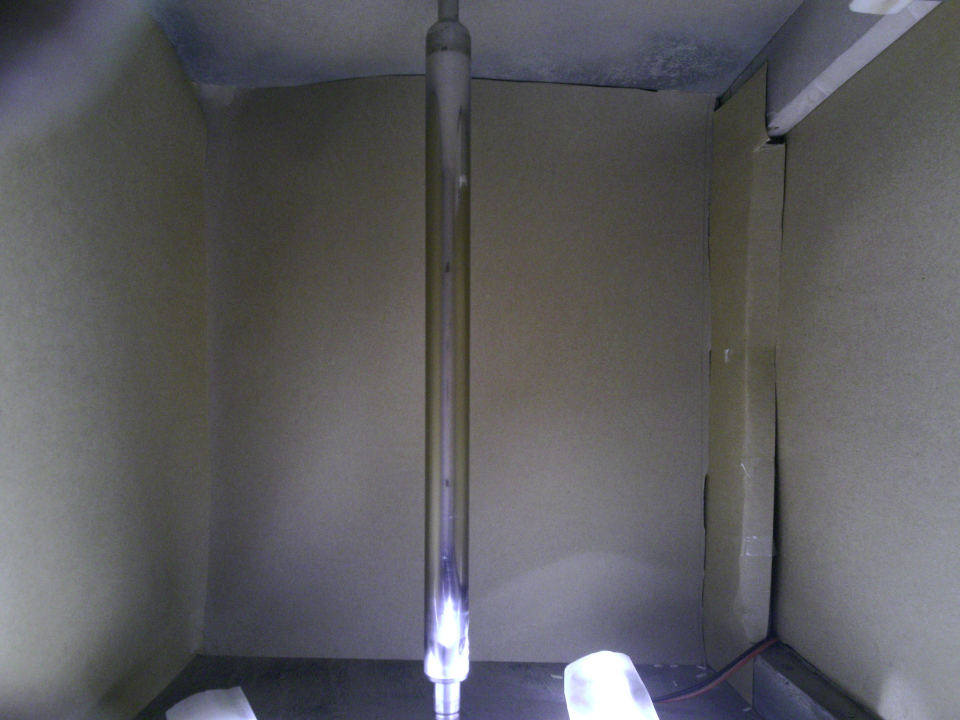
#> input picture test_img.jpg, 3840 x 2880 px (shown at 1/4 size)
$ python -i diameter_page.py   (imports and definitions only)   (older library calls are emulated)
#> lines starting #> are read from the running program, lines starting #| are printed output that depends on the picture; after the words box and inside, x2 and y2 are one past the last pixel; in counts of white or black regions, pixels touching at a corner belong together
#> in process_image, image is the input picture: shape (2880, 3840, 3); mean B, G, R 95.2, 92, 92.2
import os
import cv2
import numpy as np
from PIL import Image
import streamlit as st
import matplotlib.pyplot as plt
import base64

# Ensure this is the first Streamlit command
# [1 line not run here, left out]

def gamma_correction(image, gamma):
#> called with gamma = 0.77
    gamma_corrected_image = np.power(image / 255.0, gamma)
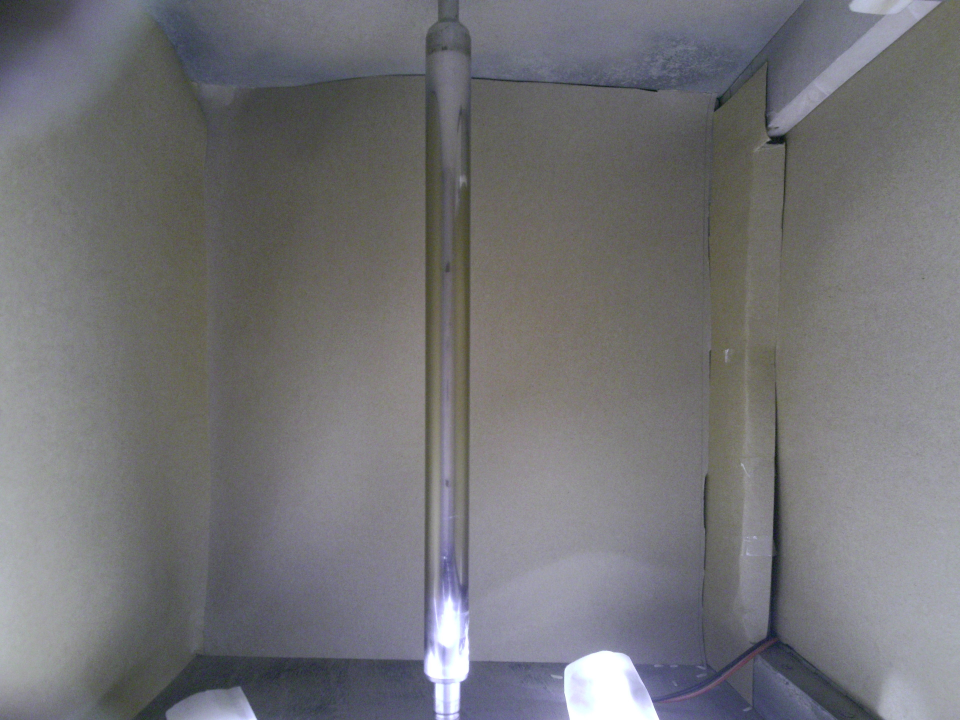
#> gamma_corrected_image: shape (2880, 3840, 3) float64 (shown at 1/4 size); mean B, G, R 0.463, 0.452, 0.453
    gamma_corrected_image = np.uint8(gamma_corrected_image * 255)
    return gamma_corrected_image

def resize_image(image, size=(1600, 1200)):
#> called with size = (1600, 1200)
    pil_image = Image.fromarray(cv2.cvtColor(image, cv2.COLOR_BGR2RGB))
    resized_image = pil_image.resize(size)
    return cv2.cvtColor(np.array(resized_image), cv2.COLOR_RGB2BGR)

def crop_image(image, crop_box=(500, 150, 1050, 1050)):
#> called with crop_box = (500, 150, 1050, 1050)
    pil_image = Image.fromarray(cv2.cvtColor(image, cv2.COLOR_BGR2RGB))
    cropped_image = pil_image.crop(crop_box)
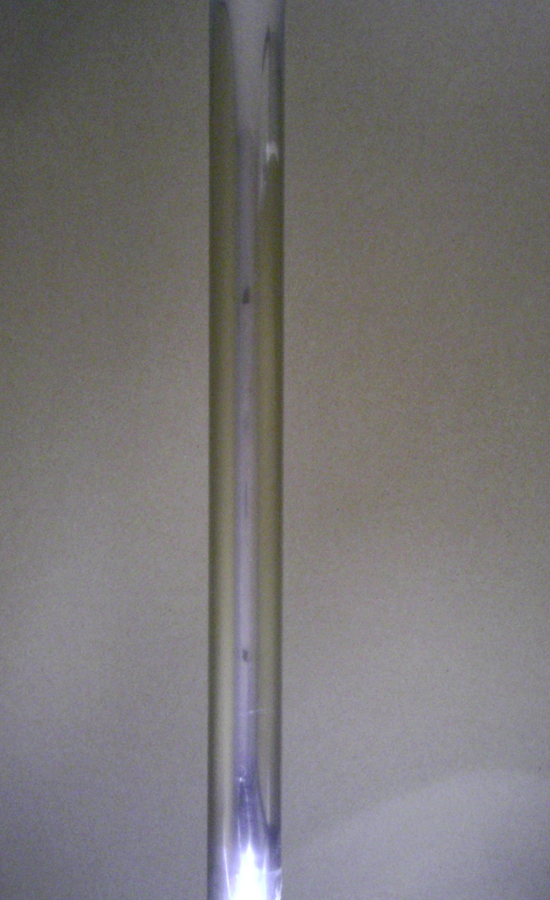
#> cropped_image: PIL image 550x900 RGB; mean R, G, B 119.5, 116.9, 117.4
    return cv2.cvtColor(np.array(cropped_image), cv2.COLOR_RGB2BGR)
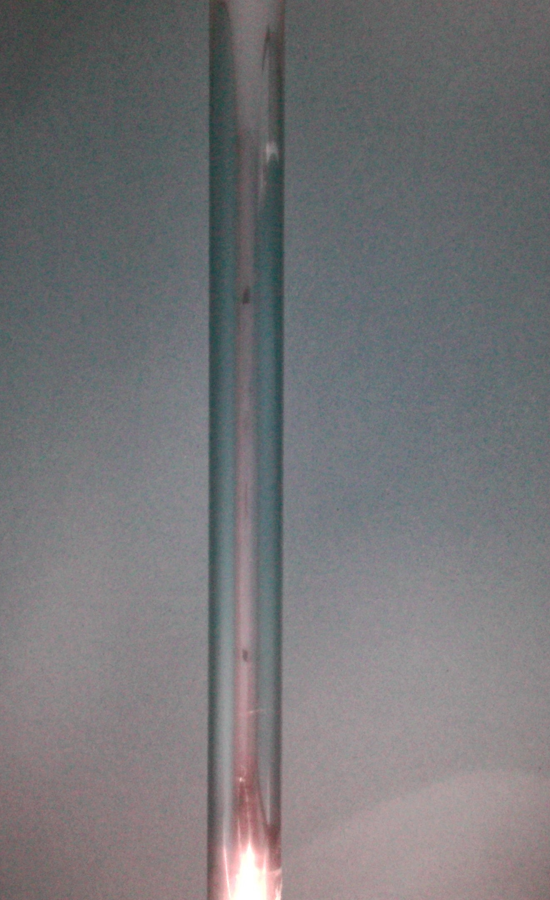
#> returned value: shape (900, 550, 3); mean R, G, B 117.4, 116.9, 119.5

def sharpen_image(image):
    sharpened_image = cv2.convertScaleAbs(image - cv2.Laplacian(image, cv2.CV_64F))
    return sharpened_image

def median_filtering(image, kernel_size=5):
#> called with kernel_size = 5
    denoised_image = cv2.medianBlur(image, kernel_size)
    return denoised_image

def edge_detection(image):
    b, g, r = cv2.split(image)
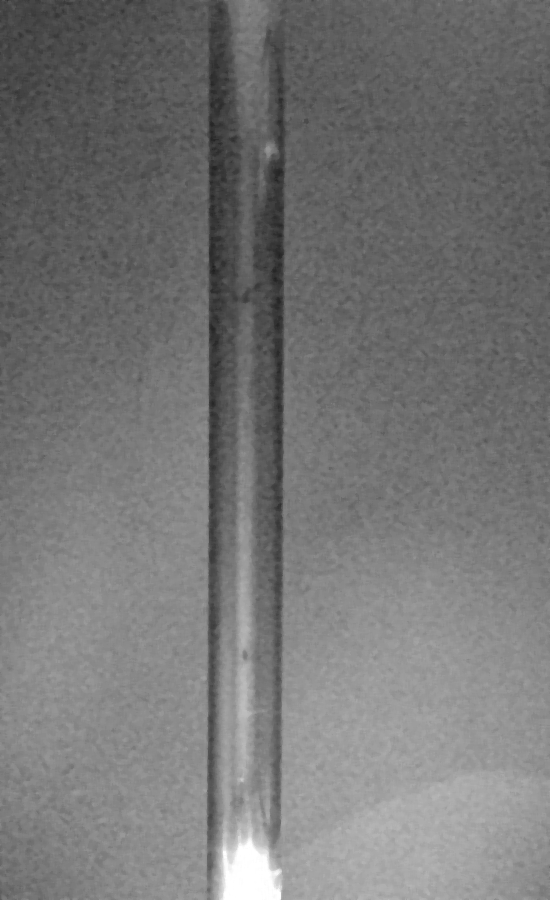
#> b: shape (900, 550); min 32, max 255, mean 117.6
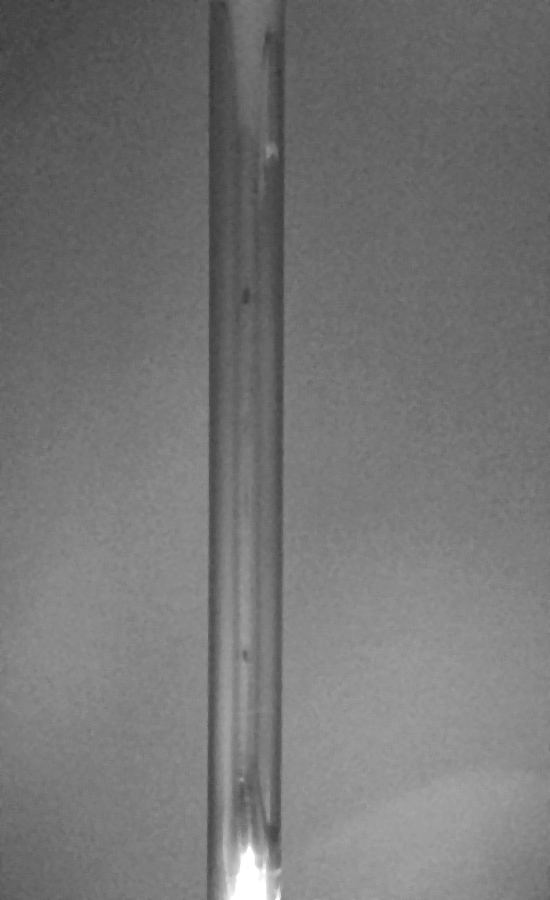
#> g: shape (900, 550); min 55, max 255, mean 117
    b_blurred = cv2.GaussianBlur(b, (3, 3), 0)
    g_blurred = cv2.GaussianBlur(g, (3, 3), 0)
    r_blurred = cv2.GaussianBlur(r, (3, 3), 0)
    b_edges = cv2.Canny(b_blurred, 60, 90)
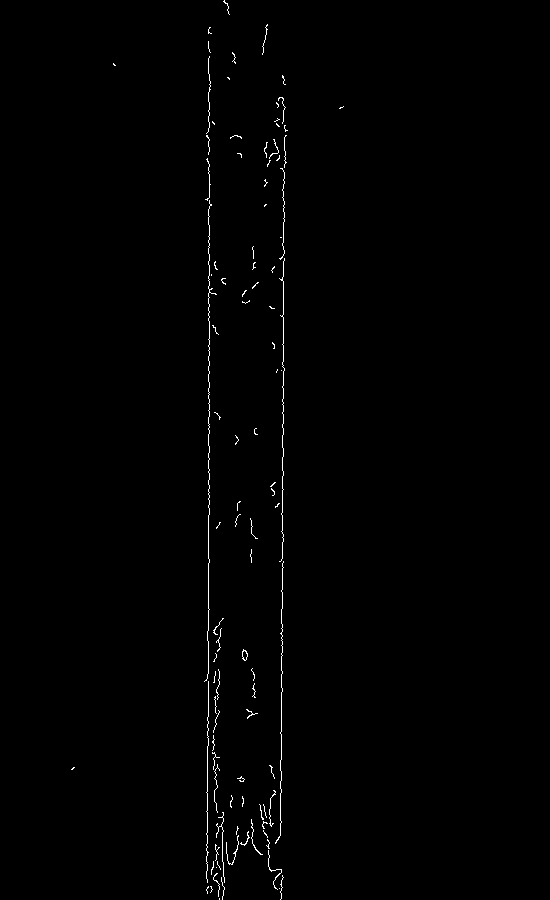
#> b_edges: shape (900, 550); 0.63% white in thin lines or dots, all inside (x1, y1, x2, y2) = (71, 0, 344, 900)
    g_edges = cv2.Canny(g_blurred, 60, 90)
#> g_edges: shape (900, 550); 0.46% white in thin lines or dots, all inside (x1, y1, x2, y2) = (206, 23, 285, 900)
    r_edges = cv2.Canny(r_blurred, 60, 90)
#> r_edges: shape (900, 550); 0.48% white in thin lines or dots, all inside (x1, y1, x2, y2) = (206, 8, 285, 900)
    edges = np.maximum(np.maximum(b_edges, g_edges), r_edges)
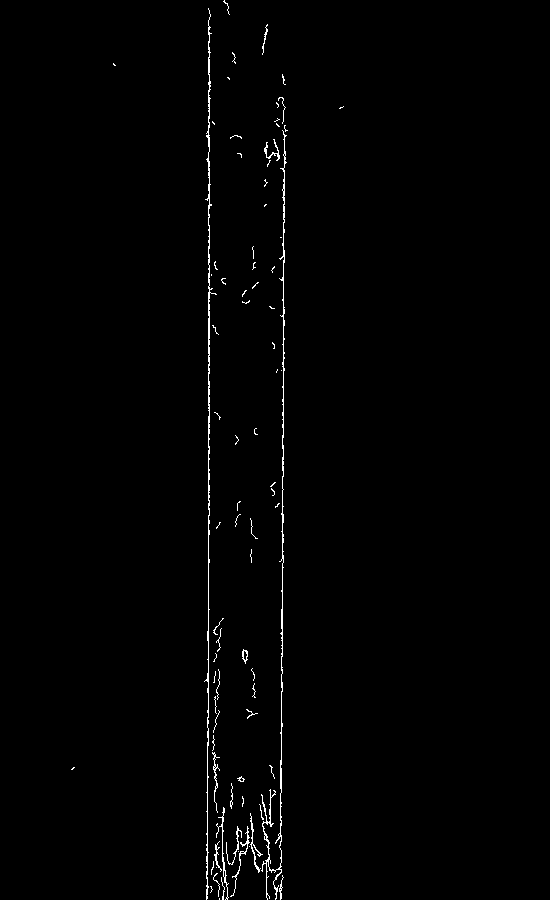
#> edges: shape (900, 550); 0.91% white in thin lines or dots, all inside (x1, y1, x2, y2) = (71, 0, 344, 900)
    return edges

def calculate_diameter(edges, original_image, pixel_size):
#> called with pixel_size = 249
    height, width = edges.shape
#> height = 900; width = 550
    y_divided_by_2 = height // 2
#> y_divided_by_2 = 450
    x_coordinates_fixed_y = [x for x in range(width) if edges[y_divided_by_2, x] == 255]
#> x_coordinates_fixed_y = [208, 209, 283]
    if x_coordinates_fixed_y:
        min_x = min(x_coordinates_fixed_y)
#> min_x = 208
        max_x = max(x_coordinates_fixed_y)
#> max_x = 283
        distance = max_x - min_x
#> distance = 75
        calc_dia = distance * pixel_size
#> calc_dia = 18673.3

        for x in x_coordinates_fixed_y:
            cv2.circle(original_image, (x, y_divided_by_2), 1, (0, 255, 0), -1)
#> this loop made 3 passes
#> x on passes 1 to 3: 208, 209, 283

        return calc_dia, original_image
    else:
        print("No edge points found at y = y_divided_by_2.")
        return None, None

def calculate_error(measured_diameter, actual_diameter):
    error = abs(measured_diameter - actual_diameter)
    return error

def process_image(image_path, gamma=0.77, crop_box=(500, 150, 1050, 1050), pixel_size=21910/88):
    image = cv2.imread(image_path)
    corrected_image = gamma_correction(image, gamma)
    resized_image = resize_image(corrected_image)
    cropped_image = crop_image(resized_image, crop_box)
    sharpened_image = sharpen_image(cropped_image)
    denoised_image = median_filtering(sharpened_image)
    edges = edge_detection(denoised_image)
    diameter, final_image = calculate_diameter(edges, denoised_image, pixel_size)
#> diameter = 18673.3
    return diameter, final_image

# [52 lines of commented-out code are left out]

# [52 lines left out: function show_diameter_page, not called in this run]

# [1 line not run here, left out]

>>> result = process_image('test_img.jpg')
